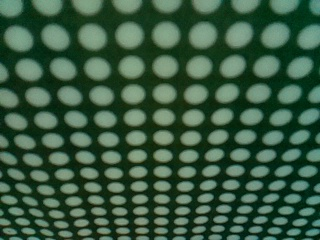
#> input picture calibracion camara/captura.jpg, 320 x 240 px
$ python -i calibarCamara.py   (imports and definitions only)
#> lines starting #> are read from the running program, lines starting #| are printed output that depends on the picture; after the words box and inside, x2 and y2 are one past the last pixel; in counts of white or black regions, pixels touching at a corner belong together
#> further down, picture is the input picture: shape (240, 320, 3); mean B, G, R 66.2, 90, 57.6
import cv2
import numpy as np
import time

import matplotlib.pyplot as plt

from scipy import interpolate
from scipy.interpolate import griddata
from scipy.interpolate import RectBivariateSpline

# [7 lines not run here, left out]

fourcc = cv2.VideoWriter_fourcc(*'XVID')
out = cv2.VideoWriter('salida.avi', fourcc, 20.0, (320,240))

anchoVentana = 320
altoVentana = 240
mitadVentana = anchoVentana//2
tolerancia = 10


# [4 lines left out: function grabarVideo, not called in this run]

def filtrar(frame):
	img = cv2.cvtColor(frame, cv2.COLOR_BGR2GRAY)
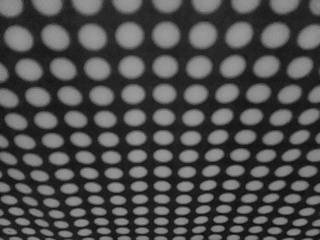
#> img: shape (240, 320); min 13, max 159, mean 77.6
	th, img_bw = cv2.threshold(img, 200, 255, cv2.THRESH_BINARY_INV+cv2.THRESH_OTSU)
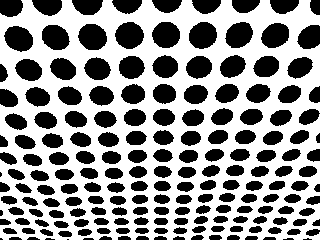
#> img_bw: shape (240, 320); 56.5% white; 188 black regions (7 under 20 px)
#> th = 83
	contorno,_ = cv2.findContours(img_bw,cv2.RETR_TREE,cv2.CHAIN_APPROX_SIMPLE)
#> contorno = 145 contours; largest, box (x1, y1, x2, y2) and area: (0, 0, 320, 240) 70779, (114, 21, 145, 50) 633, (188, 21, 218, 50) 630, (77, 23, 108, 51) 629, (151, 21, 181, 49) 614


	for c in contorno:
		x,y,w,h = cv2.boundingRect(c)

		cv2.rectangle(frame,(x,y),(x+w,y+h),(255,0,0),1)
		print(w,h)
#> this loop made 145 passes
#> (x, y, w, h) on passes 1 to 12: (0, 0, 320, 240), (57, 230, 16, 8), (286, 228, 16, 8), (77, 228, 16, 9), (39, 228, 15, 9), (153, 227, 16, 8), (134, 227, 16, 8), (115, 227, 16, 8), (96, 227, 16, 8), (21, 227, 15, 8), (2, 227, 16, 8), (267, 226, 16, 9)
#| 320 240
#| 16 8
#| 16 8
#| 16 9
#| 15 9
#| 16 8
#| 16 8
#| 16 8
#> (further printed lines are left out)
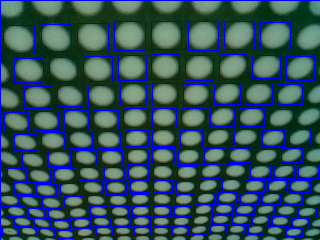
#> frame: shape (240, 320, 3); 13.55% of pixels changed, all inside (x1, y1, x2, y2) = (0, 0, 320, 240)
		#cv2.putText(frame,str((w)),(x,y-40),2,1,(19,244,255),1,cv2.LINE_AA)
		#cv2.putText(frame,str((h)),(x+80,y-40),2,1,(19,244,255),1,cv2.LINE_AA)

	return (contorno,img_bw)

# [12 lines left out: function lineaMedia, not called in this run]

def mostrarVentanas(frame,umbralizada):
	cv2.imshow("Video Color",frame)
	cv2.imshow("Video umbralizado",umbralizada)


# [63 lines left out: functions promedioTiempo, interpolar, programaPrincipal, not called in this run]


# [5 lines not run here, left out]


>>> import cv2
>>> picture = cv2.imread('captura.jpg')
>>> result = filtrar(picture)
